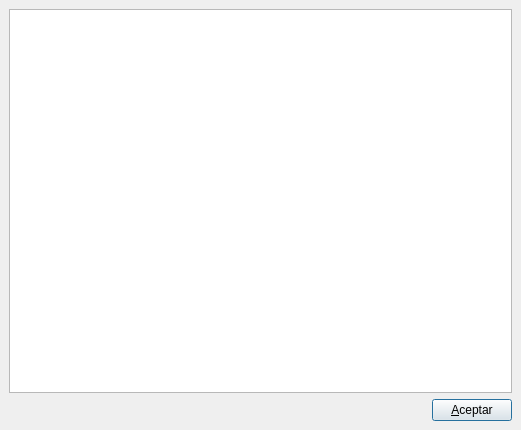
<ui version="4.0" >
 <class>inicio</class>
 <widget class="QDialog" name="inicio" >
  <property name="geometry" >
   <rect>
    <x>0</x>
    <y>0</y>
    <width>521</width>
    <height>430</height>
   </rect>
  </property>
  <property name="windowTitle" >
   <string>INFORMACIÓN IMPORTANTE</string>
  </property>
  <layout class="QVBoxLayout" >
   <property name="margin" >
    <number>9</number>
   </property>
   <property name="spacing" >
    <number>6</number>
   </property>
   <item>
    <widget class="QTextEdit" name="textEdit" >
     <property name="readOnly" >
      <bool>true</bool>
     </property>
    </widget>
   </item>
   <item>
    <layout class="QHBoxLayout" >
     <property name="margin" >
      <number>0</number>
     </property>
     <property name="spacing" >
      <number>6</number>
     </property>
     <item>
      <spacer>
       <property name="orientation" >
        <enum>Qt::Horizontal</enum>
       </property>
       <property name="sizeHint" >
        <size>
         <width>40</width>
         <height>20</height>
        </size>
       </property>
      </spacer>
     </item>
     <item>
      <widget class="QPushButton" name="aceptarpushButton" >
       <property name="text" >
        <string>&amp;Aceptar</string>
       </property>
      </widget>
     </item>
    </layout>
   </item>
  </layout>
 </widget>
 <resources/>
 <connections>
  <connection>
   <sender>aceptarpushButton</sender>
   <signal>clicked()</signal>
   <receiver>inicio</receiver>
   <slot>accept()</slot>
   <hints>
    <hint type="sourcelabel" >
     <x>443</x>
     <y>408</y>
    </hint>
    <hint type="destinationlabel" >
     <x>400</x>
     <y>410</y>
    </hint>
   </hints>
  </connection>
 </connections>
</ui>
